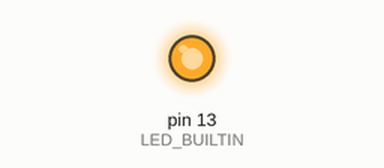
Simulated run of this sketch. Board: Arduino Uno, built with avr-gcc and run on an emulated ATmega328P. Shown: output pins drawn as LEDs (lit = HIGH).

Above: at 0.15 s.
At 13.3 s:
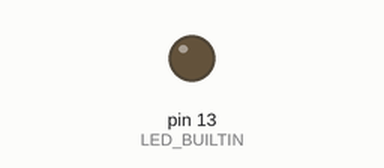
Timing chart, 0 to 15.6 s (numbered marks = the images above):
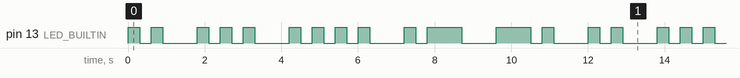

The sketch:

task_2.1_code_morse_code.ino
```cpp
#define dot_time 300
#define dash_time 900
#define same_letter 300
#define diff_letter 900


void setup() {
  // put your setup code here, to run once:
pinMode(LED_BUILTIN, OUTPUT);
}

void loop() {
  // display ishaan
  displayI();
  delay(diff_letter);
  displayS();
  delay(diff_letter);
  displayH();
  delay(diff_letter);
  displayA();
  delay(diff_letter);
  displayN();
  delay(diff_letter);

}


void dot()
{
  digitalWrite(LED_BUILTIN, HIGH);
  delay(dot_time);
  digitalWrite(LED_BUILTIN, LOW);
}

void dash()
{
  digitalWrite(LED_BUILTIN, HIGH);
  delay(dash_time);
  digitalWrite(LED_BUILTIN, LOW);
}

void displayI()
{
  dot();
  delay(same_letter);
  dot();

}

void displayS()
{
  dot();
  delay(same_letter);
  dot();
  delay(same_letter);
  dot();
}

void displayH()
{
  dot();
  delay(same_letter);
  dot();
  delay(same_letter);
  dot();
  delay(same_letter);
  dot();
}

void displayA()
{
  dot();
  delay(same_letter);
  dash();
}


void displayN()
{
  dash();
  delay(same_letter);
  dot();
}
```

Measured:
- by itself, pin 13 (LED_BUILTIN): moves between LOW and HIGH, repeating every 12.0 s
- by itself, everything shown: repeats every 12.0 s, in 26 steps
